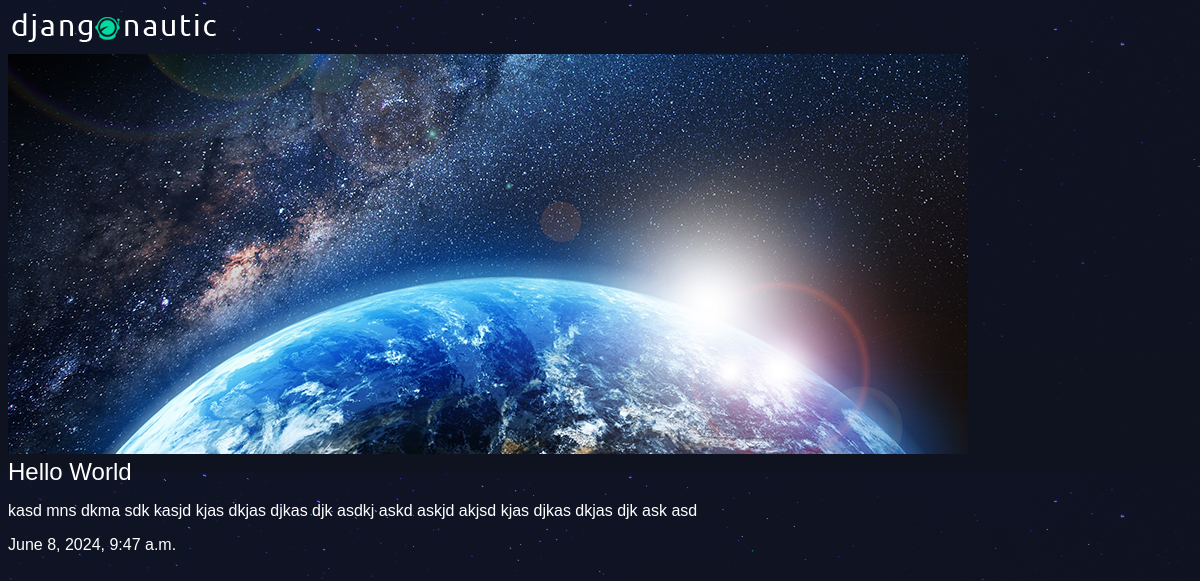
Screenshot of /articles/hello-world/ with the database file from the repository.
### articles/models.py (models this page shows, shortened)
class Article(models.Model):
    title = models.CharField(max_length=100)
    slug = models.SlugField()
    body = models.TextField()
    date = models.DateTimeField(auto_now_add=True)
    thumb = models.ImageField(default='default.png',blank=True)

### articles/views.py (the view)
# urls.py: path('<slug:slug>/', views.article_detail, name='detail')
def article_detail(request, slug):
    article = Article.objects.get(slug=slug)
    return render(request, 'articles/article_detail.html', {'article':article})

### articles/templates/articles/article_detail.html
{% extends 'base.html' %} {% block content %}
<div class="article-detail">
  <div class="article">
    <img src="{{article.thumb.url}}">
    <h2>{{article.title}}</h2>
    <p>{{article.body}}</p>
    <p>{{article.date}}</p>
  </div>
</div>
{% endblock %}

### assets/styles.css (style rules this page uses)
body { background-color: #0f121f; background-image: url(stars.png); color: #fff; }
body * { font-family: sans-serif; }
h1, h2, h3, h4, h5 { font-weight: normal; margin: 0; }

### rows the page displays
Article: thumb (picture), title "Hello World", body "kasd mns dkma sdk kasjd kjas dkjas djkas djk asdkj askd askjd akjsd kjas djkas dkjas djk ask asd", date "June 8, 2024, 9:47 a.m."
